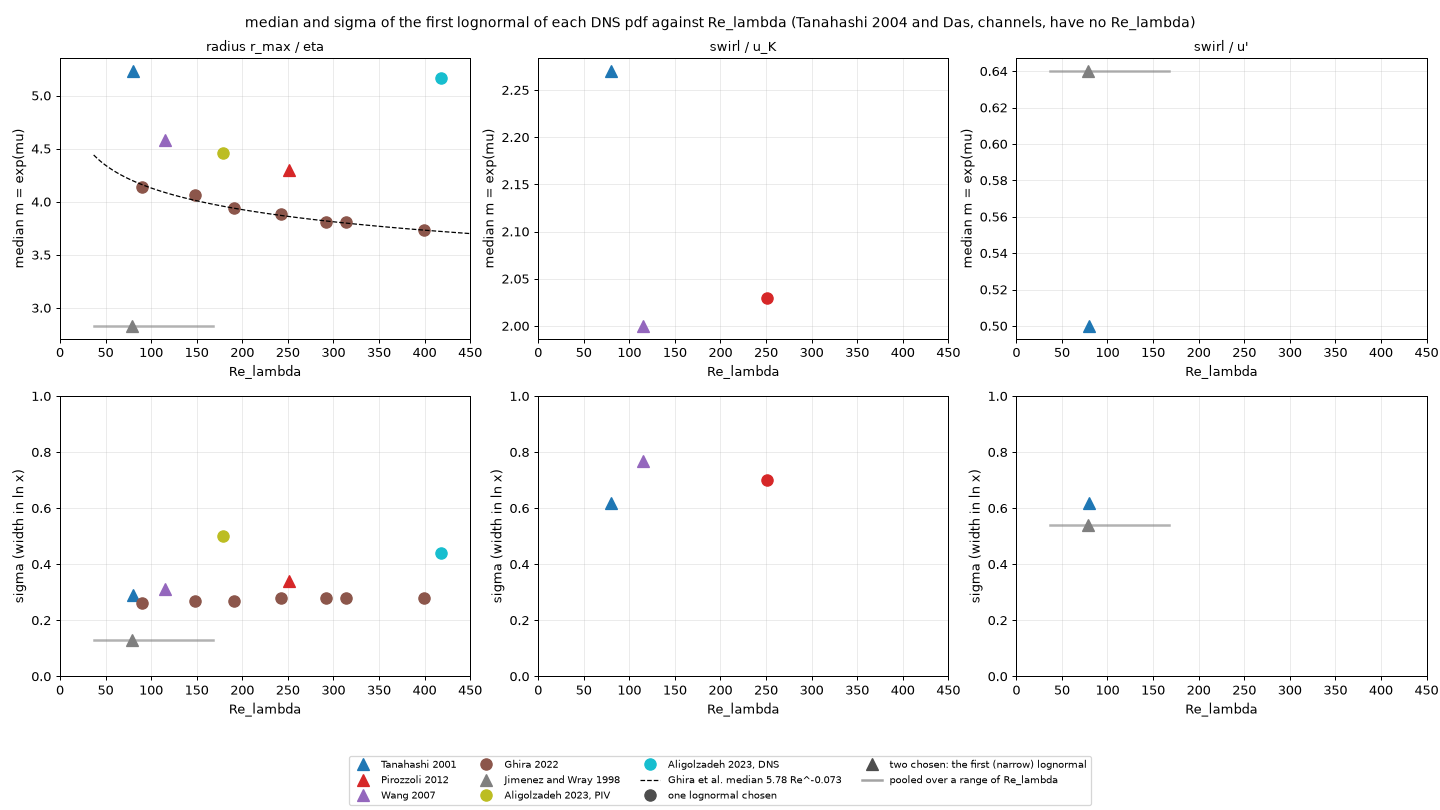

Write the Python code that produced this figure.
"""dns_pdfs_vs_re.py  v01  mu and sigma of the lognormal chosen for each DNS pdf (one point per pdf, dns_pdfs_mu_sigma.chosen_point) against Re_lambda.
Re_lambda Ghira et al. 2022: 90 ... 399 (their Table); Tanahashi et al. 2001: 80 (read from their Fig. 1b, assumed); Wang et al. 2007: 115 (read from their Fig. 1a, the flat end of the curve); Pirozzoli 2012: 251.4, the case E of his Table 1 (the open circles of his Fig. 2 are case E; the caption says case D, 98.6);
         Aligolzadeh et al. 2023: 179 (the von Karman experiment) and 418 (the DNS of the Johns Hopkins database); Jimenez and Wray 1998: the curves of the runs at Re_lambda 37, 62, 95, 168 are pooled (the paper says they collapse): a bar from 37 to 168 with the marker at the geometric mean.
         Not placed: Tanahashi et al. 2004 (channel, Re_tau 800) and Das et al. 2006 (channel, Re_tau 180): no isotropic Re_lambda.
Plot     columns: radius (eta), swirl in u_K, swirl in u'; top row the median m = exp(mu) (in eta, u_K or u'), bottom row sigma; markers as dns_pdfs_mu_sigma (circle: one lognormal; filled triangle: the first of two, a1 >= 0.5; open triangle: the second).  The dashed line: the median of the Ghira et al. radius, 5.78 Re^-0.073.
Output   dns_pdfs_vs_re.png, and the slopes of mu and sigma on ln Re_lambda printed.
Usage    python dns_pdfs_vs_re.py
Versions M01 m01.v07 (2026-11-15): the first lognormal of every row (the single one, or the first of two), not the dominant component.
         M01 m01.v06 (2026-11-15): back to the source-coloured filled markers of v03 (the face colour by the share of the tube volume and by V_f did not help; the V_f variant is zprev/dns_pdfs_vs_re_vf_colour.py).
         M01 m01.v03 (2026-11-15): the median m = exp(mu) in the top row in place of mu.
         M01 m01.v02 (2026-11-15): linear Re_lambda axis (0-450).
         M01 m01.v01 (2026-11-15): first version (logarithmic Re_lambda axis).
"""
import csv
import math
import os

import matplotlib
matplotlib.use("Agg")
import matplotlib.pyplot as plt
import numpy as np
from matplotlib.lines import Line2D

import dns_pdfs_mu_sigma as ms

HERE = os.path.dirname(os.path.abspath(__file__))
RE_OF = {"Tanahashi 2001": (80.0, 80.0), "Wang 2007": (115.0, 115.0), "Pirozzoli 2012": (251.4, 251.4), "Aligolzadeh 2023, PIV": (179.0, 179.0), "Aligolzadeh 2023, DNS": (418.0, 418.0), "Jimenez and Wray 1998": (37.0, 168.0)}


def re_range(source):
    if source.startswith("Ghira 2022"):
        v = float(source.split("lambda")[-1])
        return v, v
    for k, v in RE_OF.items():
        if source.startswith(k):
            return v
    return None


def main():
    rows = list(csv.DictReader(open(os.path.join(HERE, "dns_pdfs_params.csv"), encoding="utf-8")))
    panels = (("radius", "radius r_max / eta"), ("swirl / u_K", "swirl / u_K"), ("swirl / u'", "swirl / u'"))
    fig, ax = plt.subplots(2, 3, figsize=(16, 9))
    pts = {q: [] for q, _ in panels}
    for col, (q, title) in enumerate(panels):
        seen = set()
        for r in rows:
            if not r["quantity"].startswith(q):
                continue
            rr = re_range(r["source"])
            if rr is None:
                continue
            k = ms.key(r["source"])
            c = ms.COLOUR[k]
            mu, s, kind = ms.first_point(r)
            x = math.sqrt(rr[0] * rr[1])
            pts[q].append((x, mu, s, k))
            for row, y in ((0, math.exp(mu)), (1, s)):
                a = ax[row, col]
                kw = dict(color=c, ms=9, label=k if (k not in seen and row == 0) else None)
                if rr[0] != rr[1]:
                    a.plot([rr[0], rr[1]], [y, y], "-", color=c, lw=2, alpha=0.6)
                if kind == "one":
                    a.plot([x], [y], "o", **kw)
                else:
                    a.plot([x], [y], "^", **kw)
            seen.add(k)
        for row, lab in ((0, "median m = exp(mu)"), (1, "sigma (width in ln x)")):
            a = ax[row, col]
            a.set_xlim(0, 450)
            a.set_xlabel("Re_lambda")
            a.set_ylabel(lab)
            a.grid(alpha=0.25, which="both")
            if row == 1:
                a.set_ylim(0, 1.0)
        ax[0, col].set_title(title, fontsize=10)
    re = np.linspace(37.0, 450.0, 100)
    ax[0, 0].plot(re, 5.78 * re ** -0.073, "k--", lw=1, label="Ghira et al. median 5.78 Re^-0.073")
    h, _ = ax[0, 0].get_legend_handles_labels()
    kinds = [Line2D([], [], marker="o", color="0.3", ls="", ms=9, label="one lognormal chosen"), Line2D([], [], marker="^", color="0.3", ls="", ms=9, label="two chosen: the first (narrow) lognormal"),
             Line2D([], [], color="0.4", lw=2, alpha=0.6, label="pooled over a range of Re_lambda")]
    fig.legend(handles=h + kinds, loc="lower center", ncol=4, fontsize=8)
    fig.suptitle("median and sigma of the first lognormal of each DNS pdf against Re_lambda (Tanahashi 2004 and Das, channels, have no Re_lambda)", fontsize=11)
    fig.tight_layout(rect=(0, 0.1, 1, 1))
    fig.savefig(os.path.join(HERE, "dns_pdfs_vs_re.png"), dpi=90)
    for q in pts:
        for name, sel in (("all", lambda k: True), ("without Ghira", lambda k: k != "Ghira 2022")):
            p = [t for t in pts[q] if sel(t[3])]
            if len(p) >= 3:
                x = np.log([t[0] for t in p])
                mu, s = np.array([t[1] for t in p]), np.array([t[2] for t in p])
                bm, am = np.polyfit(x, mu, 1)
                bs, as_ = np.polyfit(x, s, 1)
                print("%-12s %-14s n=%2d  mu = %.2f %+.3f ln Re (r %+.2f)   sigma = %.2f %+.3f ln Re (r %+.2f)" % (q, name, len(p), am, bm, np.corrcoef(x, mu)[0, 1], as_, bs, np.corrcoef(x, s)[0, 1]))
            else:
                print("%-12s %-14s n=%2d  too few" % (q, name, len(p)))


if __name__ == "__main__":
    main()
